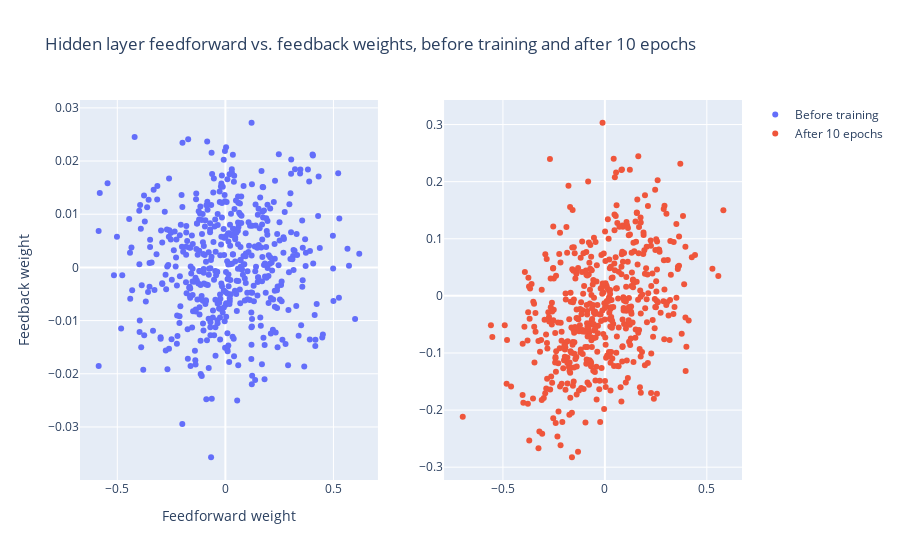

Notebook code cell kept with this figure:
### Code cell
# Plot sample weights before and after training
fig = make_subplots(rows=1, cols=2)

fig.add_trace(go.Scatter(x=weight_pre.flatten()[:500], y=weight_fa_pre.flatten()[:500], mode='markers', name='Before training'), row=1, col=1)
fig.add_trace(go.Scatter(x=weight.flatten()[:500], y=weight_fa.flatten()[:500], mode='markers', name=f'After {n_epochs} epochs'), row=1, col=2)
fig.update_layout(xaxis_title="Feedforward weight", yaxis_title="Feedback weight", title=f"Hidden layer feedforward vs. feedback weights, before training and after {n_epochs} epochs")
fig.show()

### Figure 1 — Plotly figure (JSON) as saved in the notebook; plotly's stock layout.template omitted (floating-point values rounded to 4 significant figures; data arrays with more than 128 entries replaced by an {"elided": "..."} marker saying what was removed)
{"data": [{"mode": "markers", "name": "Before training", "type": "scatter", "x": {"elided": "500 float values"}, "xaxis": "x", "y": {"elided": "500 float values"}, "yaxis": "y"}, {"mode": "markers", "name": "After 10 epochs", "type": "scatter", "x": {"elided": "500 float values"}, "xaxis": "x2", "y": {"elided": "500 float values"}, "yaxis": "y2"}], "layout": {"title": {"text": "Hidden layer feedforward vs. feedback weights, before training and after 10 epochs"}, "xaxis": {"anchor": "y", "domain": [0, 0.45], "title": {"text": "Feedforward weight"}}, "xaxis2": {"anchor": "y2", "domain": [0.55, 1]}, "yaxis": {"anchor": "x", "domain": [0, 1], "title": {"text": "Feedback weight"}}, "yaxis2": {"anchor": "x2", "domain": [0, 1]}}}
